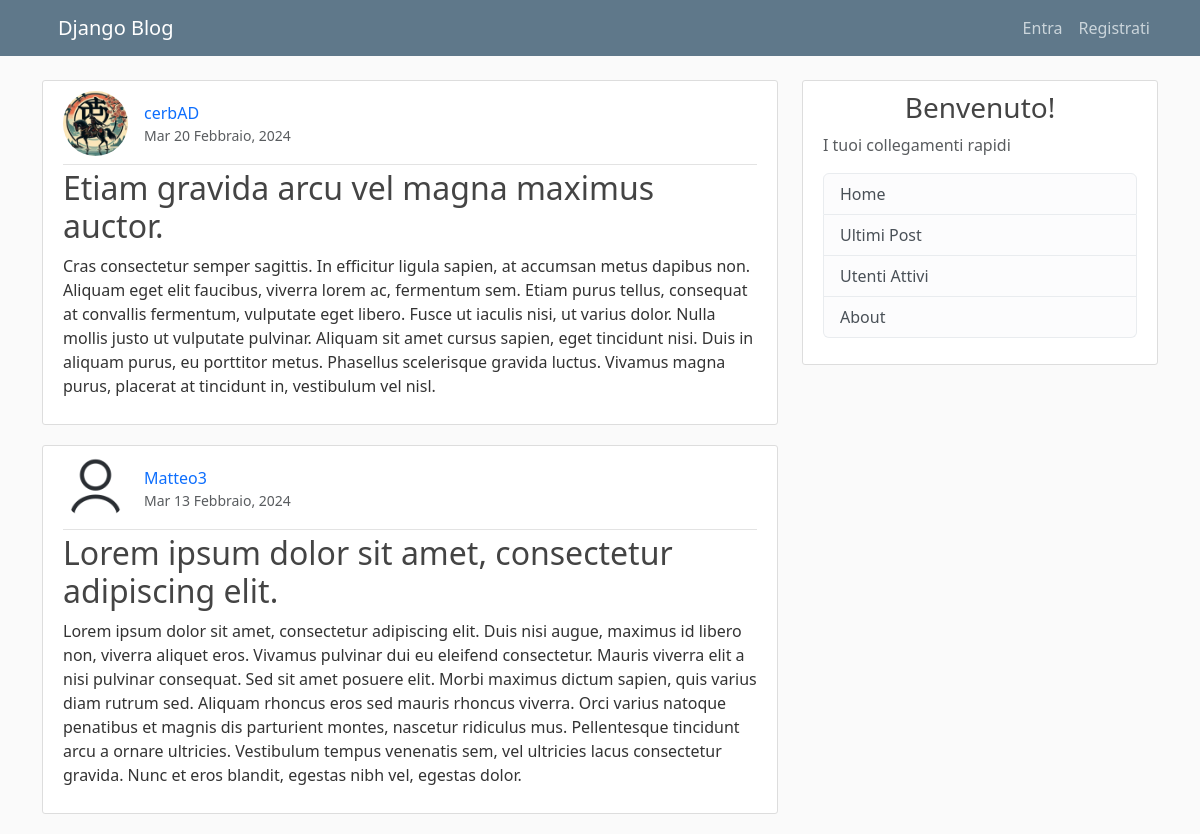
The app's page /post/ultimi/ with its own data.
### blog/models.py (models this page shows, shortened)
class Post(models.Model):
    titolo = models.CharField(max_length = 100)
    contenuto = models.TextField()
    data = models.DateTimeField(default = timezone.now)
    autore = models.ForeignKey(User, on_delete = models.CASCADE)

### users/models.py (models this page shows, shortened)
class profilo(models.Model):
    user = models.OneToOneField(User, on_delete=models.CASCADE)
    image = models.ImageField(default = "default.png", upload_to = "profile_pics")

### blog/views.py (the view)
# urls.py: path("post/ultimi/", LastPostListView.as_view(), name="last-post"),
class LastPostListView(ListView):
    model = Post
    template_name = "blog/last_posts.html"
    context_object_name = "posts"
    queryset = Post.objects.all().order_by("-data")[:2]
    def get_context_data(self,**kwargs):
        context = super(LastPostListView,self).get_context_data(**kwargs)
        context['title'] = "Ultimi Post"
        return context

### blog/templates/blog/last_posts.html
{% extends "blog/base.html" %}
{% block content %}
    {% for post in posts %}
        <article class="media content-section">
            <div style="display:flex; flex-wrap: wrap; align-items: center;" class="article-metadata pb-2">
                <img class="rounded-circle article-img"src="{{ post.autore.profilo.image.url }}" alt="">
                <div style="display:flex; flex-direction: column; flex-wrap: wrap;">
                    <a class="mr-2" href="{% url 'user-post' post.autore.username %}">{{ post.autore }}</a>
                    <small class="text-muted">{{ post.data|date:"D d F, Y" }}</small>
                </div>
            </div>
            <div class="media-body">
                <h2><a class="article-title" href="{% url 'post-detail' post.id %}">{{ post.titolo }}</a></h2>
                <p class="article-content">{{ post.contenuto }}</p>
            </div>
        </article>
    {% endfor %}
{% endblock content %}

### blog/static/blog/main.css (style rules this page uses)
body { background: #fafafa; color: #333333; margin-top: 5rem; }
h1, h2, h3, h4, h5, h6 { color: #444444; }
.content-section { background: #ffffff; padding: 10px 20px; border: 1px solid #dddddd; border-radius: 3px; margin-bottom: 20px; }
.article-title { color: #444444; text-decoration: none; }
.article-content { white-space: pre-line; }
.article-img { height: 65px; width: 65px; margin-right: 16px; }
.article-metadata { padding-bottom: 1px; margin-bottom: 4px; border-bottom: 1px solid #e3e3e3; }
.article-metadata a { text-decoration: none; }

### records on screen
Post: autore.profilo.image (picture), autore "cerbAD", data "Mar 20 Febbraio, 2024", titolo "Etiam gravida arcu vel magna maximus auctor.", contenuto "Cras consectetur semper sagittis. In efficitur ligula sapien, at accumsan metus dapibus non. Aliquam eget elit faucibus, viverra lorem ac, fermentum sem. Etiam purus tellus, consequat at convallis fermentum, vulputate eget libero. Fusce ut iaculis nisi, ut varius dolor. Nulla mollis justo ut vulputate pulvinar. Aliquam sit amet cursus sapien, eget tincidunt nisi. Duis in aliquam purus, eu porttitor metus. Phasellus scelerisque gravida luctus. Vivamus magna purus, placerat at tincidunt in, vestibulum vel nisl."
Post: autore.profilo.image (placeholder picture), autore "Matteo3", data "Mar 13 Febbraio, 2024", titolo "Lorem ipsum dolor sit amet, consectetur adipiscing elit.", contenuto "Lorem ipsum dolor sit amet, consectetur adipiscing elit. Duis nisi augue, maximus id libero non, viverra aliquet eros. Vivamus pulvinar dui eu eleifend consectetur. Mauris viverra elit a nisi pulvinar consequat. Sed sit amet posuere elit. Morbi maximus dictum sapien, quis varius diam rutrum sed. Aliquam rhoncus eros sed mauris rhoncus viverra. Orci varius natoque penatibus et magnis dis parturient montes, nascetur ridiculus mus. Pellentesque tincidunt arcu a ornare ultricies. Vestibulum tempus venenatis sem, vel ultricies lacus consectetur gravida. Nunc et eros blandit, egestas nibh vel, egestas dolor."
